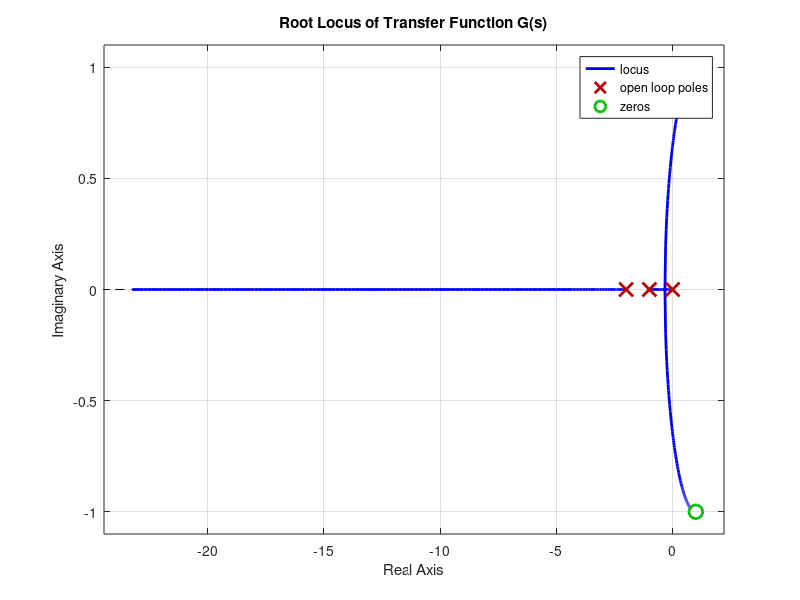

Recreate this plot in MATLAB.
% Define the numerator and denominator of the transfer function G(s)
num = [1 -2 2];
den = [1 3 2 0];  % s(s^2 + 3s + 2) is equivalent to s^3 + 3s^2 + 2s

% Create the transfer function model
G = tf(num, den);

% Plot the root locus
figure;
rlocus(G);
title('Root Locus of Transfer Function G(s)');

%%Routh
